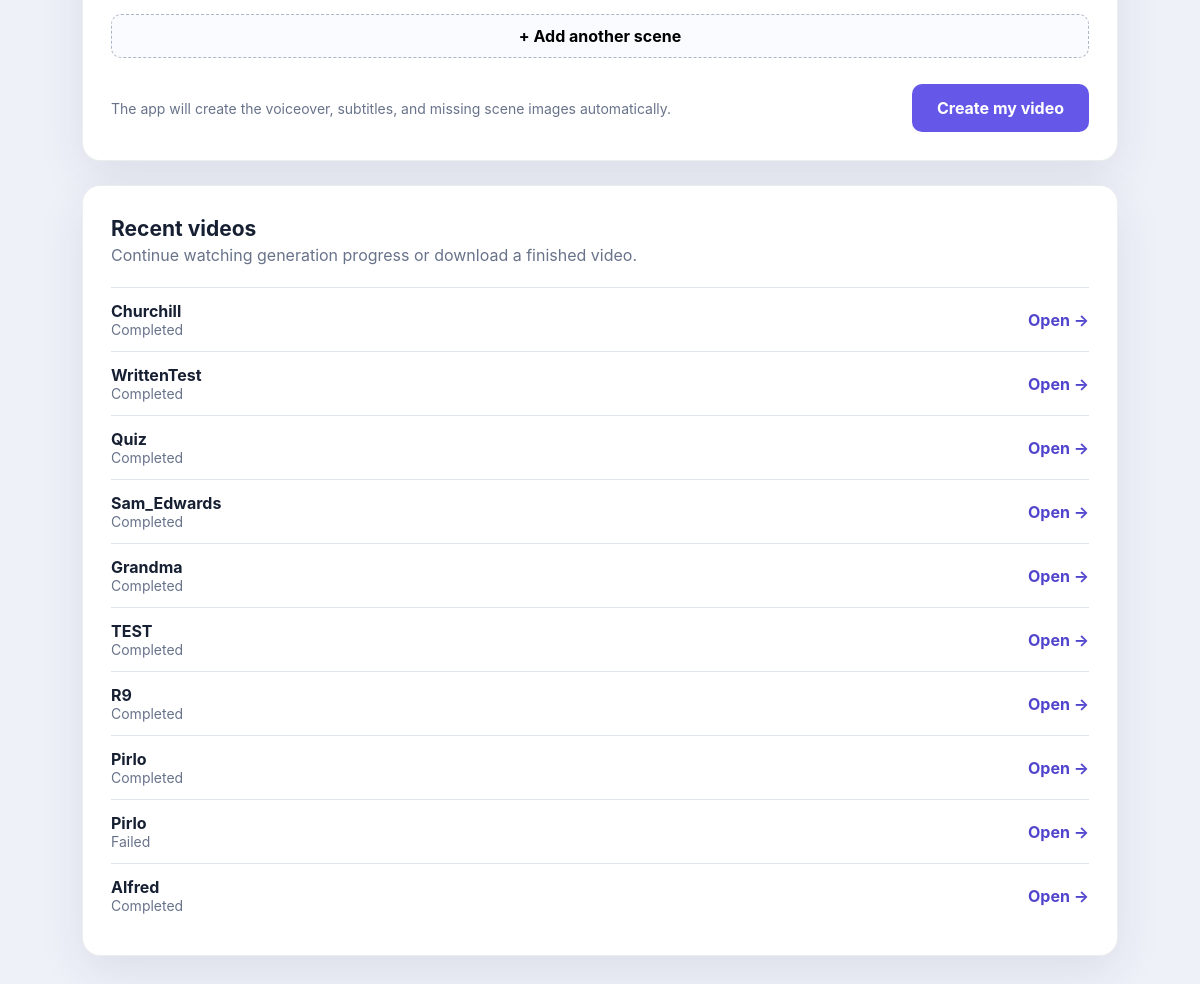
The app's page / (lower part), older data.
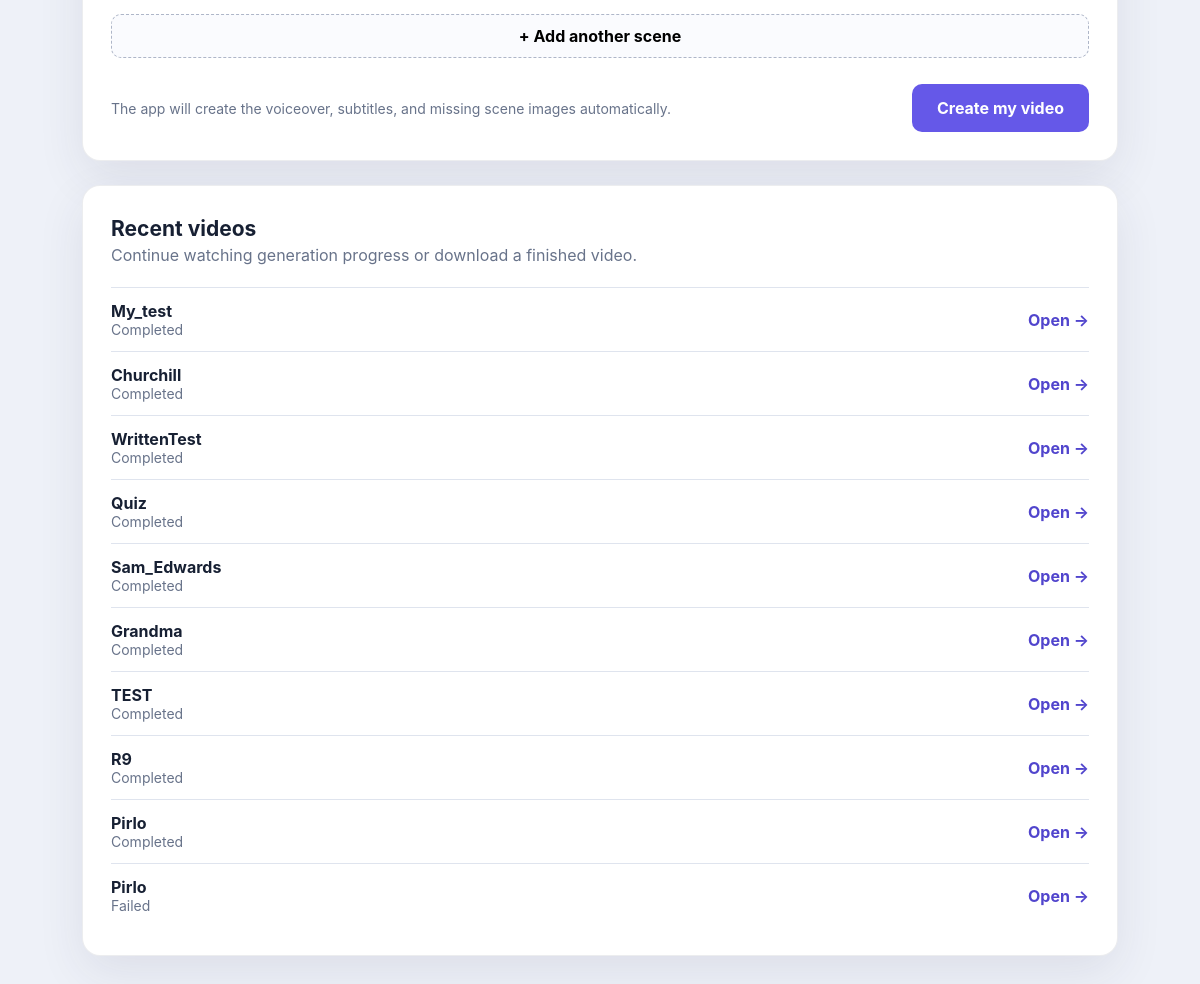
The same page, newer data.
### pipeline/models.py (models this page shows, shortened)
class VideoJob(models.Model):
    STATUS_CHOICES = [
        ('pending', 'Pending'),
        ('running', 'Running'),
        ('completed', 'Completed'),
        ('failed', 'Failed'),
    ]
    file_name = models.CharField(max_length=255)
    fps = models.PositiveIntegerField(default=30)
    status = models.CharField(max_length=20, choices=STATUS_CHOICES, default='pending')
    current_script = models.CharField(max_length=255, blank=True)
    progress = models.IntegerField(default=0)
    log = models.TextField(blank=True)
    created_at = models.DateTimeField(default=timezone.now)
    completed_at = models.DateTimeField(null=True, blank=True)
    current_revision = models.PositiveIntegerField(default=0)
    rendered_revision = models.PositiveIntegerField(default=0)
    render_required = models.BooleanField(default=False)
    render_start_script = models.CharField(max_length=80, default="create_video.py")
    music_track = models.CharField(max_length=40, default="1")
    voice_key = models.CharField(max_length=40, default="Rachel_other")

### pipeline/views.py (the view, shortened to what this page needs)
# urls.py: path('', views.index, name='index'),
def index(request):
    form = VideoProjectSubmissionForm(request.POST or None, request.FILES or None)
    recent_jobs = VideoJob.objects.all().order_by("-created_at")[:10]
    initial_scenes = [{
        "narration": "", "prompt": "", "use_original_audio": False,
        "fit_with_borders": False, "hold_after_seconds": 0,
        "video_start_seconds": 0, "video_end_seconds": None,
    }]
    return render(
        request,
        "pipeline/index.html",
        {
            "form": form,
            "recent_jobs": recent_jobs,
            "initial_scenes": initial_scenes,
            "music_tracks": available_music_tracks(),
            "selected_music": request.POST.get("music_track", "1"),
            "voice_choices": VOICE_CHOICES,
            "selected_voice": request.POST.get("voice_key", DEFAULT_VOICE_KEY),
        },
    )

### pipeline/views.py (called while the page is built)
def available_music_tracks():
    labels = {
        str(asset.track_id): asset.display_name
        for asset in BackgroundMusicAsset.objects.all()
    }
    tracks = []
    for path in (settings.BASE_DIR / "assets").glob("background_music_*.mp3"):
        track_id = path.stem.removeprefix("background_music_")
        if track_id.isdigit():
            tracks.append({"id": track_id, "label": labels.get(track_id, f"Music {track_id}")})
    return sorted(tracks, key=lambda track: int(track["id"]))

### pipeline/templates/pipeline/index.html (shortened to what this page needs)
<!DOCTYPE html>
<html lang="en">
<head>
</head>
<body>
<main class="page">
    <form method="POST" enctype="multipart/form-data" id="creator-form">
        <section class="panel">
            <button type="button" class="btn add-scene" id="add-scene">+ Add another scene</button>
            <div class="submit-row">
                <p>The app will create the voiceover, subtitles, and missing scene images automatically.</p>
                <button type="submit" class="btn btn-primary">Create my video</button>
            </div>
        </section>
    </form>
    {% if recent_jobs %}
    <section class="panel">
        <div class="step-heading"><div><h2>Recent videos</h2><p>Continue watching generation progress or download a finished video.</p></div></div>
        {% for job in recent_jobs %}
        <div class="job">
            <div><strong>{{ job.file_name }}</strong><div class="status">{{ job.get_status_display }}</div></div>
            <a href="{% url 'job_status' job.id %}">Open →</a>
        </div>
        {% endfor %}
    </section>
    {% endif %}
</main>
</body>
</html>

Row changes from the older to the newer data that the page shows:
no longer on this page (row unchanged): VideoJob: file_name "Alfred", status "Completed"
added VideoJob: file_name "My_test", status "Completed"
